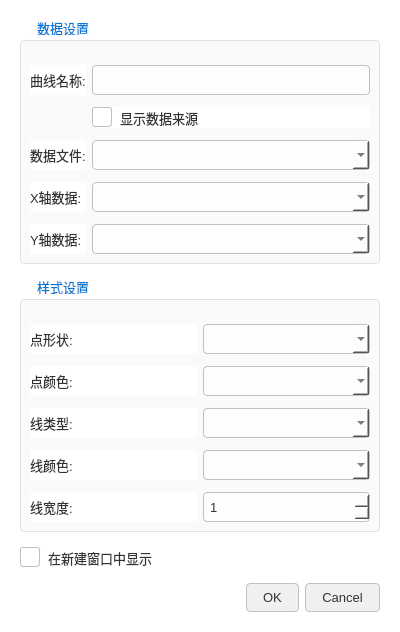
<?xml version="1.0" encoding="UTF-8"?>
<ui version="4.0">
 <class>PlottingDialog1</class>
 <widget class="QDialog" name="PlottingDialog1">
  <property name="geometry">
   <rect>
    <x>0</x>
    <y>0</y>
    <width>400</width>
    <height>520</height>
   </rect>
  </property>
  <property name="windowTitle">
   <string>新建曲线</string>
  </property>
  <property name="styleSheet">
   <string notr="true">/* 全局样式：白底黑字，圆角，现代化风格 */
QDialog, QWidget {
    background-color: white;
    color: #333333;
    font-family: &quot;Microsoft YaHei&quot;, &quot;Segoe UI&quot;, sans-serif;
    font-size: 10pt;
}
QLabel {
    color: #333333;
}
QLineEdit, QComboBox, QSpinBox {
    color: #333333;
    background-color: #fdfdfd;
    border: 1px solid #c0c0c0;
    border-radius: 4px;
    padding: 4px;
    min-height: 20px;
}
QLineEdit:focus, QComboBox:focus, QSpinBox:focus {
    border: 1px solid #0078d7;
}
QGroupBox {
    border: 1px solid #e0e0e0;
    margin-top: 20px;
    padding-top: 15px;
    border-radius: 4px;
    background-color: #fafafa;
}
QGroupBox::title {
    subcontrol-origin: margin;
    subcontrol-position: top left;
    left: 10px;
    padding: 0 5px;
    color: #0078d7;
    font-weight: bold;
}
QPushButton {
    color: #333333;
    background-color: #f0f0f0;
    border: 1px solid #c0c0c0;
    border-radius: 4px;
    padding: 6px 16px;
}
QPushButton:hover {
    background-color: #e0e0e0;
    border-color: #0078d7;
}
QPushButton:pressed {
    background-color: #d0d0d0;
}
QCheckBox {
    color: #333333;
    spacing: 8px;
}
QCheckBox::indicator {
    width: 18px;
    height: 18px;
    border: 1px solid #c0c0c0;
    border-radius: 3px;
    background: white;
}
QCheckBox::indicator:checked {
    background-color: #0078d7;
    border: 1px solid #0078d7;
}
</string>
  </property>
  <layout class="QVBoxLayout" name="verticalLayout">
   <property name="spacing">
    <number>15</number>
   </property>
   <property name="leftMargin">
    <number>20</number>
   </property>
   <property name="topMargin">
    <number>20</number>
   </property>
   <property name="rightMargin">
    <number>20</number>
   </property>
   <property name="bottomMargin">
    <number>20</number>
   </property>
   <item>
    <widget class="QGroupBox" name="groupBox_Data">
     <property name="title">
      <string>数据设置</string>
     </property>
     <layout class="QGridLayout" name="gridLayout_Data">
      <property name="verticalSpacing">
       <number>12</number>
      </property>
      <item row="0" column="0">
       <widget class="QLabel" name="label_Name">
        <property name="text">
         <string>曲线名称:</string>
        </property>
       </widget>
      </item>
      <item row="0" column="1">
       <widget class="QLineEdit" name="lineEdit_Name"/>
      </item>
      <item row="1" column="1">
       <widget class="QCheckBox" name="check_ShowSource">
        <property name="text">
         <string>显示数据来源</string>
        </property>
       </widget>
      </item>
      <item row="2" column="0">
       <widget class="QLabel" name="label_Source">
        <property name="text">
         <string>数据文件:</string>
        </property>
       </widget>
      </item>
      <item row="2" column="1">
       <widget class="QComboBox" name="comboFileSelect"/>
      </item>
      <item row="3" column="0">
       <widget class="QLabel" name="label_X">
        <property name="text">
         <string>X轴数据:</string>
        </property>
       </widget>
      </item>
      <item row="3" column="1">
       <widget class="QComboBox" name="combo_XCol"/>
      </item>
      <item row="4" column="0">
       <widget class="QLabel" name="label_Y">
        <property name="text">
         <string>Y轴数据:</string>
        </property>
       </widget>
      </item>
      <item row="4" column="1">
       <widget class="QComboBox" name="combo_YCol"/>
      </item>
     </layout>
    </widget>
   </item>
   <item>
    <widget class="QGroupBox" name="groupBox_Style">
     <property name="title">
      <string>样式设置</string>
     </property>
     <layout class="QGridLayout" name="gridLayout_Style">
      <property name="verticalSpacing">
       <number>12</number>
      </property>
      <item row="0" column="0">
       <widget class="QLabel" name="label_PointShape">
        <property name="text">
         <string>点形状:</string>
        </property>
       </widget>
      </item>
      <item row="0" column="1">
       <widget class="QComboBox" name="combo_PointShape"/>
      </item>
      <item row="1" column="0">
       <widget class="QLabel" name="label_PointColor">
        <property name="text">
         <string>点颜色:</string>
        </property>
       </widget>
      </item>
      <item row="1" column="1">
       <widget class="QComboBox" name="combo_PointColor">
        <property name="iconSize">
         <size>
          <width>16</width>
          <height>16</height>
         </size>
        </property>
       </widget>
      </item>
      <item row="2" column="0">
       <widget class="QLabel" name="label_LineStyle">
        <property name="text">
         <string>线类型:</string>
        </property>
       </widget>
      </item>
      <item row="2" column="1">
       <widget class="QComboBox" name="combo_LineStyle"/>
      </item>
      <item row="3" column="0">
       <widget class="QLabel" name="label_LineColor">
        <property name="text">
         <string>线颜色:</string>
        </property>
       </widget>
      </item>
      <item row="3" column="1">
       <widget class="QComboBox" name="combo_LineColor">
        <property name="iconSize">
         <size>
          <width>16</width>
          <height>16</height>
         </size>
        </property>
       </widget>
      </item>
      <item row="4" column="0">
       <widget class="QLabel" name="label_LineWidth">
        <property name="text">
         <string>线宽度:</string>
        </property>
       </widget>
      </item>
      <item row="4" column="1">
       <widget class="QSpinBox" name="spin_LineWidth">
        <property name="minimum">
         <number>1</number>
        </property>
        <property name="maximum">
         <number>20</number>
        </property>
       </widget>
      </item>
     </layout>
    </widget>
   </item>
   <item>
    <widget class="QCheckBox" name="check_NewWindow">
     <property name="text">
      <string>在新建窗口中显示</string>
     </property>
    </widget>
   </item>
   <item>
    <spacer name="verticalSpacer">
     <property name="orientation">
      <enum>Qt::Vertical</enum>
     </property>
     <property name="sizeHint" stdset="0">
      <size>
       <width>20</width>
       <height>40</height>
      </size>
     </property>
    </spacer>
   </item>
   <item>
    <widget class="QDialogButtonBox" name="buttonBox">
     <property name="orientation">
      <enum>Qt::Horizontal</enum>
     </property>
     <property name="standardButtons">
      <set>QDialogButtonBox::Cancel|QDialogButtonBox::Ok</set>
     </property>
    </widget>
   </item>
  </layout>
 </widget>
 <resources/>
 <connections>
  <connection>
   <sender>buttonBox</sender>
   <signal>accepted()</signal>
   <receiver>PlottingDialog1</receiver>
   <slot>accept()</slot>
  </connection>
  <connection>
   <sender>buttonBox</sender>
   <signal>rejected()</signal>
   <receiver>PlottingDialog1</receiver>
   <slot>reject()</slot>
  </connection>
 </connections>
</ui>
